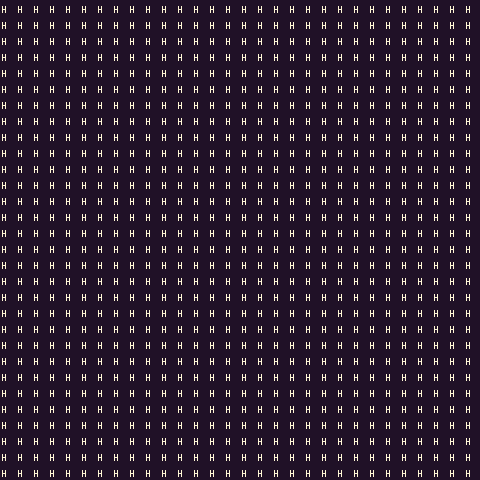

Below is a game level as drawn by its tile map, then a one-line description and the .tmx file that defines it, in full:
An orthogonal 30x30 tile map with 16x16 px tiles, 1 tile layer (prototype).

<map version="1.10" tiledversion="1.10.2" orientation="orthogonal" renderorder="right-down" width="30" height="30" tilewidth="16" tileheight="16" infinite="0" nextlayerid="9" nextobjectid="1">
 <tileset firstgid="1" source="FaerieForest_PetricakeGamesTSX.tsx" />
 <layer id="1" name="prototype" width="30" height="30">
  <data encoding="csv">
163,163,163,163,163,163,163,163,163,163,163,163,163,163,163,163,163,163,163,163,163,163,163,163,163,163,163,163,163,163,
163,163,163,163,163,163,163,163,163,163,163,163,163,163,163,163,163,163,163,163,163,163,163,163,163,163,163,163,163,163,
163,163,163,163,163,163,163,163,163,163,163,163,163,163,163,163,163,163,163,163,163,163,163,163,163,163,163,163,163,163,
163,163,163,163,163,163,163,163,163,163,163,163,163,163,163,163,163,163,163,163,163,163,163,163,163,163,163,163,163,163,
163,163,163,163,163,163,163,163,163,163,163,163,163,163,163,163,163,163,163,163,163,163,163,163,163,163,163,163,163,163,
163,163,163,163,163,163,163,163,163,163,163,163,163,163,163,163,163,163,163,163,163,163,163,163,163,163,163,163,163,163,
163,163,163,163,163,163,163,163,163,163,163,163,163,163,163,163,163,163,163,163,163,163,163,163,163,163,163,163,163,163,
163,163,163,163,163,163,163,163,163,163,163,163,163,163,163,163,163,163,163,163,163,163,163,163,163,163,163,163,163,163,
163,163,163,163,163,163,163,163,163,163,163,163,163,163,163,163,163,163,163,163,163,163,163,163,163,163,163,163,163,163,
163,163,163,163,163,163,163,163,163,163,163,163,163,163,163,163,163,163,163,163,163,163,163,163,163,163,163,163,163,163,
163,163,163,163,163,163,163,163,163,163,163,163,163,163,163,163,163,163,163,163,163,163,163,163,163,163,163,163,163,163,
163,163,163,163,163,163,163,163,163,163,163,163,163,163,163,163,163,163,163,163,163,163,163,163,163,163,163,163,163,163,
163,163,163,163,163,163,163,163,163,163,163,163,163,163,163,163,163,163,163,163,163,163,163,163,163,163,163,163,163,163,
163,163,163,163,163,163,163,163,163,163,163,163,163,163,163,163,163,163,163,163,163,163,163,163,163,163,163,163,163,163,
163,163,163,163,163,163,163,163,163,163,163,163,163,163,163,163,163,163,163,163,163,163,163,163,163,163,163,163,163,163,
163,163,163,163,163,163,163,163,163,163,163,163,163,163,163,163,163,163,163,163,163,163,163,163,163,163,163,163,163,163,
163,163,163,163,163,163,163,163,163,163,163,163,163,163,163,163,163,163,163,163,163,163,163,163,163,163,163,163,163,163,
163,163,163,163,163,163,163,163,163,163,163,163,163,163,163,163,163,163,163,163,163,163,163,163,163,163,163,163,163,163,
163,163,163,163,163,163,163,163,163,163,163,163,163,163,163,163,163,163,163,163,163,163,163,163,163,163,163,163,163,163,
163,163,163,163,163,163,163,163,163,163,163,163,163,163,163,163,163,163,163,163,163,163,163,163,163,163,163,163,163,163,
163,163,163,163,163,163,163,163,163,163,163,163,163,163,163,163,163,163,163,163,163,163,163,163,163,163,163,163,163,163,
163,163,163,163,163,163,163,163,163,163,163,163,163,163,163,163,163,163,163,163,163,163,163,163,163,163,163,163,163,163,
163,163,163,163,163,163,163,163,163,163,163,163,163,163,163,163,163,163,163,163,163,163,163,163,163,163,163,163,163,163,
163,163,163,163,163,163,163,163,163,163,163,163,163,163,163,163,163,163,163,163,163,163,163,163,163,163,163,163,163,163,
163,163,163,163,163,163,163,163,163,163,163,163,163,163,163,163,163,163,163,163,163,163,163,163,163,163,163,163,163,163,
163,163,163,163,163,163,163,163,163,163,163,163,163,163,163,163,163,163,163,163,163,163,163,163,163,163,163,163,163,163,
163,163,163,163,163,163,163,163,163,163,163,163,163,163,163,163,163,163,163,163,163,163,163,163,163,163,163,163,163,163,
163,163,163,163,163,163,163,163,163,163,163,163,163,163,163,163,163,163,163,163,163,163,163,163,163,163,163,163,163,163,
163,163,163,163,163,163,163,163,163,163,163,163,163,163,163,163,163,163,163,163,163,163,163,163,163,163,163,163,163,163,
163,163,163,163,163,163,163,163,163,163,163,163,163,163,163,163,163,163,163,163,163,163,163,163,163,163,163,163,163,163
</data>
 </layer>
</map>
